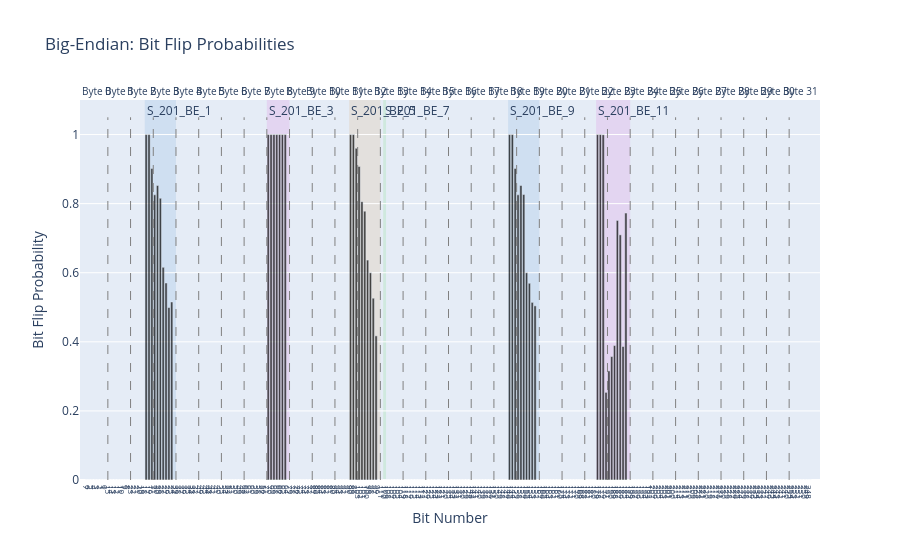
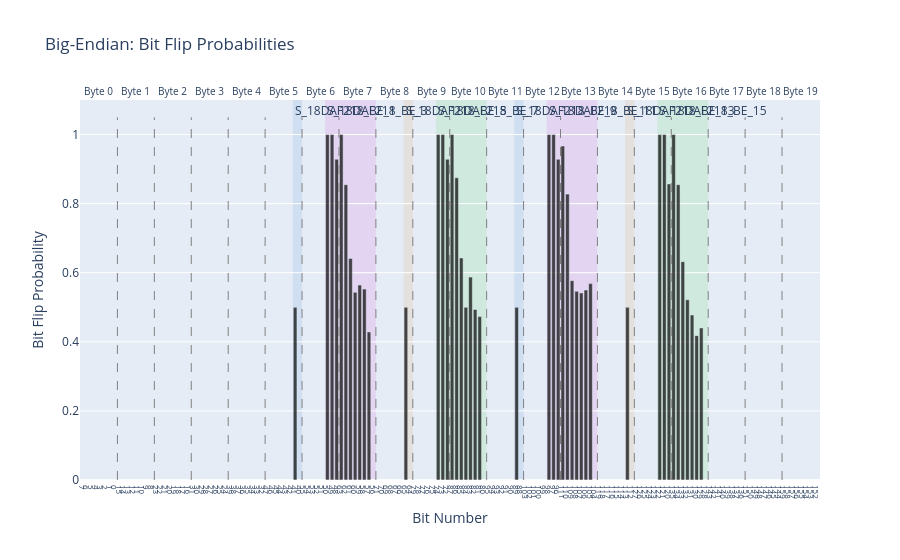

The cell these charts' notebook holds for them, in order:
### Markdown cell above
## Visualization

### Code cell
## Plot message from id, to see what signals have been decoded
decoder.plot_message_from_id('201')

# Have to specify byte filter if needed
decoder.plot_message_from_id('18DAF218',[0,15,98,0x50,0x22])

### Figure 1 — Plotly figure (JSON) as saved in the notebook; plotly's stock layout.template omitted (floating-point values rounded to 4 significant figures; data arrays with more than 128 entries replaced by an {"elided": "..."} marker saying what was removed)
{"data": [{"marker": {"color": "black"}, "name": "Bit Flip Probability", "opacity": 0.7, "type": "bar", "x": {"elided": "256 int values"}, "y": {"elided": "256 float values"}}], "layout": {"annotations": [{"font": {"size": 10}, "showarrow": false, "text": "Byte 0", "x": 3.5, "xanchor": "center", "xref": "x", "y": 1, "yanchor": "bottom", "yref": "y domain"}, {"font": {"size": 10}, "showarrow": false, "text": "Byte 1", "x": 11.5, "xanchor": "center", "xref": "x", "y": 1, "yanchor": "bottom", "yref": "y domain"}, {"font": {"size": 10}, "showarrow": false, "text": "Byte 2", "x": 19.5, "xanchor": "center", "xref": "x", "y": 1, "yanchor": "bottom", "yref": "y domain"}, {"font": {"size": 10}, "showarrow": false, "text": "Byte 3", "x": 27.5, "xanchor": "center", "xref": "x", "y": 1, "yanchor": "bottom", "yref": "y domain"}, {"font": {"size": 10}, "showarrow": false, "text": "Byte 4", "x": 35.5, "xanchor": "center", "xref": "x", "y": 1, "yanchor": "bottom", "yref": "y domain"}, {"font": {"size": 10}, "showarrow": false, "text": "Byte 5", "x": 43.5, "xanchor": "center", "xref": "x", "y": 1, "yanchor": "bottom", "yref": "y domain"}, {"font": {"size": 10}, "showarrow": false, "text": "Byte 6", "x": 51.5, "xanchor": "center", "xref": "x", "y": 1, "yanchor": "bottom", "yref": "y domain"}, {"font": {"size": 10}, "showarrow": false, "text": "Byte 7", "x": 59.5, "xanchor": "center", "xref": "x", "y": 1, "yanchor": "bottom", "yref": "y domain"}, {"font": {"size": 10}, "showarrow": false, "text": "Byte 8", "x": 67.5, "xanchor": "center", "xref": "x", "y": 1, "yanchor": "bottom", "yref": "y domain"}, {"font": {"size": 10}, "showarrow": false, "text": "Byte 9", "x": 75.5, "xanchor": "center", "xref": "x", "y": 1, "yanchor": "bottom", "yref": "y domain"}, {"font": {"size": 10}, "showarrow": false, "text": "Byte 10", "x": 83.5, "xanchor": "center", "xref": "x", "y": 1, "yanchor": "bottom", "yref": "y domain"}, {"font": {"size": 10}, "showarrow": false, "text": "Byte 11", "x": 91.5, "xanchor": "center", "xref": "x", "y": 1, "yanchor": "bottom", "yref": "y domain"}, {"font": {"size": 10}, "showarrow": false, "text": "Byte 12", "x": 99.5, "xanchor": "center", "xref": "x", "y": 1, "yanchor": "bottom", "yref": "y domain"}, {"font": {"size": 10}, "showarrow": false, "text": "Byte 13", "x": 107.5, "xanchor": "center", "xref": "x", "y": 1, "yanchor": "bottom", "yref": "y domain"}, {"font": {"size": 10}, "showarrow": false, "text": "Byte 14", "x": 115.5, "xanchor": "center", "xref": "x", "y": 1, "yanchor": "bottom", "yref": "y domain"}, {"font": {"size": 10}, "showarrow": false, "text": "Byte 15", "x": 123.5, "xanchor": "center", "xref": "x", "y": 1, "yanchor": "bottom", "yref": "y domain"}, {"font": {"size": 10}, "showarrow": false, "text": "Byte 16", "x": 131.5, "xanchor": "center", "xref": "x", "y": 1, "yanchor": "bottom", "yref": "y domain"}, {"font": {"size": 10}, "showarrow": false, "text": "Byte 17", "x": 139.5, "xanchor": "center", "xref": "x", "y": 1, "yanchor": "bottom", "yref": "y domain"}, {"font": {"size": 10}, "showarrow": false, "text": "Byte 18", "x": 147.5, "xanchor": "center", "xref": "x", "y": 1, "yanchor": "bottom", "yref": "y domain"}, {"font": {"size": 10}, "showarrow": false, "text": "Byte 19", "x": 155.5, "xanchor": "center", "xref": "x", "y": 1, "yanchor": "bottom", "yref": "y domain"}, {"font": {"size": 10}, "showarrow": false, "text": "Byte 20", "x": 163.5, "xanchor": "center", "xref": "x", "y": 1, "yanchor": "bottom", "yref": "y domain"}, {"font": {"size": 10}, "showarrow": false, "text": "Byte 21", "x": 171.5, "xanchor": "center", "xref": "x", "y": 1, "yanchor": "bottom", "yref": "y domain"}, {"font": {"size": 10}, "showarrow": false, "text": "Byte 22", "x": 179.5, "xanchor": "center", "xref": "x", "y": 1, "yanchor": "bottom", "yref": "y domain"}, {"font": {"size": 10}, "showarrow": false, "text": "Byte 23", "x": 187.5, "xanchor": "center", "xref": "x", "y": 1, "yanchor": "bottom", "yref": "y domain"}, {"font": {"size": 10}, "showarrow": false, "text": "Byte 24", "x": 195.5, "xanchor": "center", "xref": "x", "y": 1, "yanchor": "bottom", "yref": "y domain"}, {"font": {"size": 10}, "showarrow": false, "text": "Byte 25", "x": 203.5, "xanchor": "center", "xref": "x", "y": 1, "yanchor": "bottom", "yref": "y domain"}, {"font": {"size": 10}, "showarrow": false, "text": "Byte 26", "x": 211.5, "xanchor": "center", "xref": "x", "y": 1, "yanchor": "bottom", "yref": "y domain"}, {"font": {"size": 10}, "showarrow": false, "text": "Byte 27", "x": 219.5, "xanchor": "center", "xref": "x", "y": 1, "yanchor": "bottom", "yref": "y domain"}, {"font": {"size": 10}, "showarrow": false, "text": "Byte 28", "x": 227.5, "xanchor": "center", "xref": "x", "y": 1, "yanchor": "bottom", "yref": "y domain"}, {"font": {"size": 10}, "showarrow": false, "text": "Byte 29", "x": 235.5, "xanchor": "center", "xref": "x", "y": 1, "yanchor": "bottom", "yref": "y domain"}, {"font": {"size": 10}, "showarrow": false, "text": "Byte 30", "x": 243.5, "xanchor": "center", "xref": "x", "y": 1, "yanchor": "bottom", "yref": "y domain"}, {"font": {"size": 10}, "showarrow": false, "text": "Byte 31", "x": 251.5, "xanchor": "center", "xref": "x", "y": 1, "yanchor": "bottom", "yref": "y domain"}, {"showarrow": false, "text": "S_201_BE_1", "x": 20.5, "xanchor": "left", "xref": "x", "y": 1, "yanchor": "top", "yref": "y domain"}, {"showarrow": false, "text": "S_201_BE_3", "x": 63.5, "xanchor": "left", "xref": "x", "y": 1, "yanchor": "top", "yref": "y domain"}, {"showarrow": false, "text": "S_201_BE_5", "x": 92.5, "xanchor": "left", "xref": "x", "y": 1, "yanchor": "top", "yref": "y domain"}, {"showarrow": false, "text": "S_201_BE_7", "x": 104.5, "xanchor": "left", "xref": "x", "y": 1, "yanchor": "top", "yref": "y domain"}, {"showarrow": false, "text": "S_201_BE_9", "x": 148.5, "xanchor": "left", "xref": "x", "y": 1, "yanchor": "top", "yref": "y domain"}, {"showarrow": false, "text": "S_201_BE_11", "x": 179.5, "xanchor": "left", "xref": "x", "y": 1, "yanchor": "top", "yref": "y domain"}], "legend": {"font": {"size": 8}, "orientation": "h", "x": 0.5, "xanchor": "center", "y": -0.2}, "shapes": [{"line": {"color": "gray", "dash": "dash", "width": 1}, "type": "line", "x0": 7.5, "x1": 7.5, "y0": 0, "y1": 1.05}, {"line": {"color": "gray", "dash": "dash", "width": 1}, "type": "line", "x0": 15.5, "x1": 15.5, "y0": 0, "y1": 1.05}, {"line": {"color": "gray", "dash": "dash", "width": 1}, "type": "line", "x0": 23.5, "x1": 23.5, "y0": 0, "y1": 1.05}, {"line": {"color": "gray", "dash": "dash", "width": 1}, "type": "line", "x0": 31.5, "x1": 31.5, "y0": 0, "y1": 1.05}, {"line": {"color": "gray", "dash": "dash", "width": 1}, "type": "line", "x0": 39.5, "x1": 39.5, "y0": 0, "y1": 1.05}, {"line": {"color": "gray", "dash": "dash", "width": 1}, "type": "line", "x0": 47.5, "x1": 47.5, "y0": 0, "y1": 1.05}, {"line": {"color": "gray", "dash": "dash", "width": 1}, "type": "line", "x0": 55.5, "x1": 55.5, "y0": 0, "y1": 1.05}, {"line": {"color": "gray", "dash": "dash", "width": 1}, "type": "line", "x0": 63.5, "x1": 63.5, "y0": 0, "y1": 1.05}, {"line": {"color": "gray", "dash": "dash", "width": 1}, "type": "line", "x0": 71.5, "x1": 71.5, "y0": 0, "y1": 1.05}, {"line": {"color": "gray", "dash": "dash", "width": 1}, "type": "line", "x0": 79.5, "x1": 79.5, "y0": 0, "y1": 1.05}, {"line": {"color": "gray", "dash": "dash", "width": 1}, "type": "line", "x0": 87.5, "x1": 87.5, "y0": 0, "y1": 1.05}, {"line": {"color": "gray", "dash": "dash", "width": 1}, "type": "line", "x0": 95.5, "x1": 95.5, "y0": 0, "y1": 1.05}, {"line": {"color": "gray", "dash": "dash", "width": 1}, "type": "line", "x0": 103.5, "x1": 103.5, "y0": 0, "y1": 1.05}, {"line": {"color": "gray", "dash": "dash", "width": 1}, "type": "line", "x0": 111.5, "x1": 111.5, "y0": 0, "y1": 1.05}, {"line": {"color": "gray", "dash": "dash", "width": 1}, "type": "line", "x0": 119.5, "x1": 119.5, "y0": 0, "y1": 1.05}, {"line": {"color": "gray", "dash": "dash", "width": 1}, "type": "line", "x0": 127.5, "x1": 127.5, "y0": 0, "y1": 1.05}, {"line": {"color": "gray", "dash": "dash", "width": 1}, "type": "line", "x0": 135.5, "x1": 135.5, "y0": 0, "y1": 1.05}, {"line": {"color": "gray", "dash": "dash", "width": 1}, "type": "line", "x0": 143.5, "x1": 143.5, "y0": 0, "y1": 1.05}, {"line": {"color": "gray", "dash": "dash", "width": 1}, "type": "line", "x0": 151.5, "x1": 151.5, "y0": 0, "y1": 1.05}, {"line": {"color": "gray", "dash": "dash", "width": 1}, "type": "line", "x0": 159.5, "x1": 159.5, "y0": 0, "y1": 1.05}, {"line": {"color": "gray", "dash": "dash", "width": 1}, "type": "line", "x0": 167.5, "x1": 167.5, "y0": 0, "y1": 1.05}, {"line": {"color": "gray", "dash": "dash", "width": 1}, "type": "line", "x0": 175.5, "x1": 175.5, "y0": 0, "y1": 1.05}, {"line": {"color": "gray", "dash": "dash", "width": 1}, "type": "line", "x0": 183.5, "x1": 183.5, "y0": 0, "y1": 1.05}, {"line": {"color": "gray", "dash": "dash", "width": 1}, "type": "line", "x0": 191.5, "x1": 191.5, "y0": 0, "y1": 1.05}, {"line": {"color": "gray", "dash": "dash", "width": 1}, "type": "line", "x0": 199.5, "x1": 199.5, "y0": 0, "y1": 1.05}, {"line": {"color": "gray", "dash": "dash", "width": 1}, "type": "line", "x0": 207.5, "x1": 207.5, "y0": 0, "y1": 1.05}, {"line": {"color": "gray", "dash": "dash", "width": 1}, "type": "line", "x0": 215.5, "x1": 215.5, "y0": 0, "y1": 1.05}, {"line": {"color": "gray", "dash": "dash", "width": 1}, "type": "line", "x0": 223.5, "x1": 223.5, "y0": 0, "y1": 1.05}, {"line": {"color": "gray", "dash": "dash", "width": 1}, "type": "line", "x0": 231.5, "x1": 231.5, "y0": 0, "y1": 1.05}, {"line": {"color": "gray", "dash": "dash", "width": 1}, "type": "line", "x0": 239.5, "x1": 239.5, "y0": 0, "y1": 1.05}, {"line": {"color": "gray", "dash": "dash", "width": 1}, "type": "line", "x0": 247.5, "x1": 247.5, "y0": 0, "y1": 1.05}, {"line": {"color": "black", "width": 1}, "opacity": 0, "type": "rect", "x0": -0.5, "x1": 7.5, "xref": "x", "y0": 0, "y1": 1, "yref": "y domain"}, {"line": {"color": "black", "width": 1}, "opacity": 0, "type": "rect", "x0": 7.5, "x1": 15.5, "xref": "x", "y0": 0, "y1": 1, "yref": "y domain"}, {"line": {"color": "black", "width": 1}, "opacity": 0, "type": "rect", "x0": 15.5, "x1": 23.5, "xref": "x", "y0": 0, "y1": 1, "yref": "y domain"}, {"line": {"color": "black", "width": 1}, "opacity": 0, "type": "rect", "x0": 23.5, "x1": 31.5, "xref": "x", "y0": 0, "y1": 1, "yref": "y domain"}, {"line": {"color": "black", "width": 1}, "opacity": 0, "type": "rect", "x0": 31.5, "x1": 39.5, "xref": "x", "y0": 0, "y1": 1, "yref": "y domain"}, {"line": {"color": "black", "width": 1}, "opacity": 0, "type": "rect", "x0": 39.5, "x1": 47.5, "xref": "x", "y0": 0, "y1": 1, "yref": "y domain"}, {"line": {"color": "black", "width": 1}, "opacity": 0, "type": "rect", "x0": 47.5, "x1": 55.5, "xref": "x", "y0": 0, "y1": 1, "yref": "y domain"}, {"line": {"color": "black", "width": 1}, "opacity": 0, "type": "rect", "x0": 55.5, "x1": 63.5, "xref": "x", "y0": 0, "y1": 1, "yref": "y domain"}, {"line": {"color": "black", "width": 1}, "opacity": 0, "type": "rect", "x0": 63.5, "x1": 71.5, "xref": "x", "y0": 0, "y1": 1, "yref": "y domain"}, {"line": {"color": "black", "width": 1}, "opacity": 0, "type": "rect", "x0": 71.5, "x1": 79.5, "xref": "x", "y0": 0, "y1": 1, "yref": "y domain"}, {"line": {"color": "black", "width": 1}, "opacity": 0, "type": "rect", "x0": 79.5, "x1": 87.5, "xref": "x", "y0": 0, "y1": 1, "yref": "y domain"}, {"line": {"color": "black", "width": 1}, "opacity": 0, "type": "rect", "x0": 87.5, "x1": 95.5, "xref": "x", "y0": 0, "y1": 1, "yref": "y domain"}, {"line": {"color": "black", "width": 1}, "opacity": 0, "type": "rect", "x0": 95.5, "x1": 103.5, "xref": "x", "y0": 0, "y1": 1, "yref": "y domain"}, {"line": {"color": "black", "width": 1}, "opacity": 0, "type": "rect", "x0": 103.5, "x1": 111.5, "xref": "x", "y0": 0, "y1": 1, "yref": "y domain"}, {"line": {"color": "black", "width": 1}, "opacity": 0, "type": "rect", "x0": 111.5, "x1": 119.5, "xref": "x", "y0": 0, "y1": 1, "yref": "y domain"}, {"line": {"color": "black", "width": 1}, "opacity": 0, "type": "rect", "x0": 119.5, "x1": 127.5, "xref": "x", "y0": 0, "y1": 1, "yref": "y domain"}, {"line": {"color": "black", "width": 1}, "opacity": 0, "type": "rect", "x0": 127.5, "x1": 135.5, "xref": "x", "y0": 0, "y1": 1, "yref": "y domain"}, {"line": {"color": "black", "width": 1}, "opacity": 0, "type": "rect", "x0": 135.5, "x1": 143.5, "xref": "x", "y0": 0, "y1": 1, "yref": "y domain"}, {"line": {"color": "black", "width": 1}, "opacity": 0, "type": "rect", "x0": 143.5, "x1": 151.5, "xref": "x", "y0": 0, "y1": 1, "yref": "y domain"}, {"line": {"color": "black", "width": 1}, "opacity": 0, "type": "rect", "x0": 151.5, "x1": 159.5, "xref": "x", "y0": 0, "y1": 1, "yref": "y domain"}, {"line": {"color": "black", "width": 1}, "opacity": 0, "type": "rect", "x0": 159.5, "x1": 167.5, "xref": "x", "y0": 0, "y1": 1, "yref": "y domain"}, {"line": {"color": "black", "width": 1}, "opacity": 0, "type": "rect", "x0": 167.5, "x1": 175.5, "xref": "x", "y0": 0, "y1": 1, "yref": "y domain"}, {"line": {"color": "black", "width": 1}, "opacity": 0, "type": "rect", "x0": 175.5, "x1": 183.5, "xref": "x", "y0": 0, "y1": 1, "yref": "y domain"}, {"line": {"color": "black", "width": 1}, "opacity": 0, "type": "rect", "x0": 183.5, "x1": 191.5, "xref": "x", "y0": 0, "y1": 1, "yref": "y domain"}, {"line": {"color": "black", "width": 1}, "opacity": 0, "type": "rect", "x0": 191.5, "x1": 199.5, "xref": "x", "y0": 0, "y1": 1, "yref": "y domain"}, {"line": {"color": "black", "width": 1}, "opacity": 0, "type": "rect", "x0": 199.5, "x1": 207.5, "xref": "x", "y0": 0, "y1": 1, "yref": "y domain"}, {"line": {"color": "black", "width": 1}, "opacity": 0, "type": "rect", "x0": 207.5, "x1": 215.5, "xref": "x", "y0": 0, "y1": 1, "yref": "y domain"}, {"line": {"color": "black", "width": 1}, "opacity": 0, "type": "rect", "x0": 215.5, "x1": 223.5, "xref": "x", "y0": 0, "y1": 1, "yref": "y domain"}, {"line": {"color": "black", "width": 1}, "opacity": 0, "type": "rect", "x0": 223.5, "x1": 231.5, "xref": "x", "y0": 0, "y1": 1, "yref": "y domain"}, {"line": {"color": "black", "width": 1}, "opacity": 0, "type": "rect", "x0": 231.5, "x1": 239.5, "xref": "x", "y0": 0, "y1": 1, "yref": "y domain"}, {"line": {"color": "black", "width": 1}, "opacity": 0, "type": "rect", "x0": 239.5, "x1": 247.5, "xref": "x", "y0": 0, "y1": 1, "yref": "y domain"}, {"line": {"color": "black", "width": 1}, "opacity": 0, "type": "rect", "x0": 247.5, "x1": 255.5, "xref": "x", "y0": 0, "y1": 1, "yref": "y domain"}, {"fillcolor": "#79A8DD", "layer": "below", "line": {"width": 0}, "opacity": 0.2, "type": "rect", "x0": 20.5, "x1": 31.5, "xref": "x", "y0": 0, "y1": 1, "yref": "y domain"}, {"fillcolor": "#DD79DA", "layer": "below", "line": {"width": 0}, "opacity": 0.2, "type": "rect", "x0": 63.5, "x1": 71.5, "xref": "x", "y0": 0, "y1": 1, "yref": "y domain"}, {"fillcolor": "#DDAE79", "layer": "below", "line": {"width": 0}, "opacity": 0.2, "type": "rect", "x0": 92.5, "x1": 103.5, "xref": "x", "y0": 0, "y1": 1, "yref": "y domain"}, {"fillcolor": "#79DD7C", "layer": "below", "line": {"width": 0}, "opacity": 0.2, "type": "rect", "x0": 104.5, "x1": 105.5, "xref": "x", "y0": 0, "y1": 1, "yref": "y domain"}, {"fillcolor": "#79A8DD", "layer": "below", "line": {"width": 0}, "opacity": 0.2, "type": "rect", "x0": 148.5, "x1": 159.5, "xref": "x", "y0": 0, "y1": 1, "yref": "y domain"}, {"fillcolor": "#DD79DA", "layer": "below", "line": {"width": 0}, "opacity": 0.2, "type": "rect", "x0": 179.5, "x1": 191.5, "xref": "x", "y0": 0, "y1": 1, "yref": "y domain"}], "title": {"text": "Big-Endian: Bit Flip Probabilities"}, "xaxis": {"tickfont": {"size": 8}, "tickmode": "array", "ticktext": {"elided": "256 int values"}, "tickvals": {"elided": "256 int values"}, "title": {"text": "Bit Number"}}, "yaxis": {"range": [0, 1.1], "title": {"text": "Bit Flip Probability"}}}}

### Figure 2 — Plotly figure (JSON) as saved in the notebook; plotly's stock layout.template omitted (floating-point values rounded to 4 significant figures; data arrays with more than 128 entries replaced by an {"elided": "..."} marker saying what was removed)
{"data": [{"marker": {"color": "black"}, "name": "Bit Flip Probability", "opacity": 0.7, "type": "bar", "x": {"elided": "160 int values"}, "y": {"elided": "160 float values"}}], "layout": {"annotations": [{"font": {"size": 10}, "showarrow": false, "text": "Byte 0", "x": 3.5, "xanchor": "center", "xref": "x", "y": 1, "yanchor": "bottom", "yref": "y domain"}, {"font": {"size": 10}, "showarrow": false, "text": "Byte 1", "x": 11.5, "xanchor": "center", "xref": "x", "y": 1, "yanchor": "bottom", "yref": "y domain"}, {"font": {"size": 10}, "showarrow": false, "text": "Byte 2", "x": 19.5, "xanchor": "center", "xref": "x", "y": 1, "yanchor": "bottom", "yref": "y domain"}, {"font": {"size": 10}, "showarrow": false, "text": "Byte 3", "x": 27.5, "xanchor": "center", "xref": "x", "y": 1, "yanchor": "bottom", "yref": "y domain"}, {"font": {"size": 10}, "showarrow": false, "text": "Byte 4", "x": 35.5, "xanchor": "center", "xref": "x", "y": 1, "yanchor": "bottom", "yref": "y domain"}, {"font": {"size": 10}, "showarrow": false, "text": "Byte 5", "x": 43.5, "xanchor": "center", "xref": "x", "y": 1, "yanchor": "bottom", "yref": "y domain"}, {"font": {"size": 10}, "showarrow": false, "text": "Byte 6", "x": 51.5, "xanchor": "center", "xref": "x", "y": 1, "yanchor": "bottom", "yref": "y domain"}, {"font": {"size": 10}, "showarrow": false, "text": "Byte 7", "x": 59.5, "xanchor": "center", "xref": "x", "y": 1, "yanchor": "bottom", "yref": "y domain"}, {"font": {"size": 10}, "showarrow": false, "text": "Byte 8", "x": 67.5, "xanchor": "center", "xref": "x", "y": 1, "yanchor": "bottom", "yref": "y domain"}, {"font": {"size": 10}, "showarrow": false, "text": "Byte 9", "x": 75.5, "xanchor": "center", "xref": "x", "y": 1, "yanchor": "bottom", "yref": "y domain"}, {"font": {"size": 10}, "showarrow": false, "text": "Byte 10", "x": 83.5, "xanchor": "center", "xref": "x", "y": 1, "yanchor": "bottom", "yref": "y domain"}, {"font": {"size": 10}, "showarrow": false, "text": "Byte 11", "x": 91.5, "xanchor": "center", "xref": "x", "y": 1, "yanchor": "bottom", "yref": "y domain"}, {"font": {"size": 10}, "showarrow": false, "text": "Byte 12", "x": 99.5, "xanchor": "center", "xref": "x", "y": 1, "yanchor": "bottom", "yref": "y domain"}, {"font": {"size": 10}, "showarrow": false, "text": "Byte 13", "x": 107.5, "xanchor": "center", "xref": "x", "y": 1, "yanchor": "bottom", "yref": "y domain"}, {"font": {"size": 10}, "showarrow": false, "text": "Byte 14", "x": 115.5, "xanchor": "center", "xref": "x", "y": 1, "yanchor": "bottom", "yref": "y domain"}, {"font": {"size": 10}, "showarrow": false, "text": "Byte 15", "x": 123.5, "xanchor": "center", "xref": "x", "y": 1, "yanchor": "bottom", "yref": "y domain"}, {"font": {"size": 10}, "showarrow": false, "text": "Byte 16", "x": 131.5, "xanchor": "center", "xref": "x", "y": 1, "yanchor": "bottom", "yref": "y domain"}, {"font": {"size": 10}, "showarrow": false, "text": "Byte 17", "x": 139.5, "xanchor": "center", "xref": "x", "y": 1, "yanchor": "bottom", "yref": "y domain"}, {"font": {"size": 10}, "showarrow": false, "text": "Byte 18", "x": 147.5, "xanchor": "center", "xref": "x", "y": 1, "yanchor": "bottom", "yref": "y domain"}, {"font": {"size": 10}, "showarrow": false, "text": "Byte 19", "x": 155.5, "xanchor": "center", "xref": "x", "y": 1, "yanchor": "bottom", "yref": "y domain"}, {"showarrow": false, "text": "S_18DAF218_BE_1", "x": 45.5, "xanchor": "left", "xref": "x", "y": 1, "yanchor": "top", "yref": "y domain"}, {"showarrow": false, "text": "S_18DAF218_BE_3", "x": 52.5, "xanchor": "left", "xref": "x", "y": 1, "yanchor": "top", "yref": "y domain"}, {"showarrow": false, "text": "S_18DAF218_BE_5", "x": 69.5, "xanchor": "left", "xref": "x", "y": 1, "yanchor": "top", "yref": "y domain"}, {"showarrow": false, "text": "S_18DAF218_BE_7", "x": 76.5, "xanchor": "left", "xref": "x", "y": 1, "yanchor": "top", "yref": "y domain"}, {"showarrow": false, "text": "S_18DAF218_BE_9", "x": 93.5, "xanchor": "left", "xref": "x", "y": 1, "yanchor": "top", "yref": "y domain"}, {"showarrow": false, "text": "S_18DAF218_BE_11", "x": 100.5, "xanchor": "left", "xref": "x", "y": 1, "yanchor": "top", "yref": "y domain"}, {"showarrow": false, "text": "S_18DAF218_BE_13", "x": 117.5, "xanchor": "left", "xref": "x", "y": 1, "yanchor": "top", "yref": "y domain"}, {"showarrow": false, "text": "S_18DAF218_BE_15", "x": 124.5, "xanchor": "left", "xref": "x", "y": 1, "yanchor": "top", "yref": "y domain"}], "legend": {"font": {"size": 8}, "orientation": "h", "x": 0.5, "xanchor": "center", "y": -0.2}, "shapes": [{"line": {"color": "gray", "dash": "dash", "width": 1}, "type": "line", "x0": 7.5, "x1": 7.5, "y0": 0, "y1": 1.05}, {"line": {"color": "gray", "dash": "dash", "width": 1}, "type": "line", "x0": 15.5, "x1": 15.5, "y0": 0, "y1": 1.05}, {"line": {"color": "gray", "dash": "dash", "width": 1}, "type": "line", "x0": 23.5, "x1": 23.5, "y0": 0, "y1": 1.05}, {"line": {"color": "gray", "dash": "dash", "width": 1}, "type": "line", "x0": 31.5, "x1": 31.5, "y0": 0, "y1": 1.05}, {"line": {"color": "gray", "dash": "dash", "width": 1}, "type": "line", "x0": 39.5, "x1": 39.5, "y0": 0, "y1": 1.05}, {"line": {"color": "gray", "dash": "dash", "width": 1}, "type": "line", "x0": 47.5, "x1": 47.5, "y0": 0, "y1": 1.05}, {"line": {"color": "gray", "dash": "dash", "width": 1}, "type": "line", "x0": 55.5, "x1": 55.5, "y0": 0, "y1": 1.05}, {"line": {"color": "gray", "dash": "dash", "width": 1}, "type": "line", "x0": 63.5, "x1": 63.5, "y0": 0, "y1": 1.05}, {"line": {"color": "gray", "dash": "dash", "width": 1}, "type": "line", "x0": 71.5, "x1": 71.5, "y0": 0, "y1": 1.05}, {"line": {"color": "gray", "dash": "dash", "width": 1}, "type": "line", "x0": 79.5, "x1": 79.5, "y0": 0, "y1": 1.05}, {"line": {"color": "gray", "dash": "dash", "width": 1}, "type": "line", "x0": 87.5, "x1": 87.5, "y0": 0, "y1": 1.05}, {"line": {"color": "gray", "dash": "dash", "width": 1}, "type": "line", "x0": 95.5, "x1": 95.5, "y0": 0, "y1": 1.05}, {"line": {"color": "gray", "dash": "dash", "width": 1}, "type": "line", "x0": 103.5, "x1": 103.5, "y0": 0, "y1": 1.05}, {"line": {"color": "gray", "dash": "dash", "width": 1}, "type": "line", "x0": 111.5, "x1": 111.5, "y0": 0, "y1": 1.05}, {"line": {"color": "gray", "dash": "dash", "width": 1}, "type": "line", "x0": 119.5, "x1": 119.5, "y0": 0, "y1": 1.05}, {"line": {"color": "gray", "dash": "dash", "width": 1}, "type": "line", "x0": 127.5, "x1": 127.5, "y0": 0, "y1": 1.05}, {"line": {"color": "gray", "dash": "dash", "width": 1}, "type": "line", "x0": 135.5, "x1": 135.5, "y0": 0, "y1": 1.05}, {"line": {"color": "gray", "dash": "dash", "width": 1}, "type": "line", "x0": 143.5, "x1": 143.5, "y0": 0, "y1": 1.05}, {"line": {"color": "gray", "dash": "dash", "width": 1}, "type": "line", "x0": 151.5, "x1": 151.5, "y0": 0, "y1": 1.05}, {"line": {"color": "black", "width": 1}, "opacity": 0, "type": "rect", "x0": -0.5, "x1": 7.5, "xref": "x", "y0": 0, "y1": 1, "yref": "y domain"}, {"line": {"color": "black", "width": 1}, "opacity": 0, "type": "rect", "x0": 7.5, "x1": 15.5, "xref": "x", "y0": 0, "y1": 1, "yref": "y domain"}, {"line": {"color": "black", "width": 1}, "opacity": 0, "type": "rect", "x0": 15.5, "x1": 23.5, "xref": "x", "y0": 0, "y1": 1, "yref": "y domain"}, {"line": {"color": "black", "width": 1}, "opacity": 0, "type": "rect", "x0": 23.5, "x1": 31.5, "xref": "x", "y0": 0, "y1": 1, "yref": "y domain"}, {"line": {"color": "black", "width": 1}, "opacity": 0, "type": "rect", "x0": 31.5, "x1": 39.5, "xref": "x", "y0": 0, "y1": 1, "yref": "y domain"}, {"line": {"color": "black", "width": 1}, "opacity": 0, "type": "rect", "x0": 39.5, "x1": 47.5, "xref": "x", "y0": 0, "y1": 1, "yref": "y domain"}, {"line": {"color": "black", "width": 1}, "opacity": 0, "type": "rect", "x0": 47.5, "x1": 55.5, "xref": "x", "y0": 0, "y1": 1, "yref": "y domain"}, {"line": {"color": "black", "width": 1}, "opacity": 0, "type": "rect", "x0": 55.5, "x1": 63.5, "xref": "x", "y0": 0, "y1": 1, "yref": "y domain"}, {"line": {"color": "black", "width": 1}, "opacity": 0, "type": "rect", "x0": 63.5, "x1": 71.5, "xref": "x", "y0": 0, "y1": 1, "yref": "y domain"}, {"line": {"color": "black", "width": 1}, "opacity": 0, "type": "rect", "x0": 71.5, "x1": 79.5, "xref": "x", "y0": 0, "y1": 1, "yref": "y domain"}, {"line": {"color": "black", "width": 1}, "opacity": 0, "type": "rect", "x0": 79.5, "x1": 87.5, "xref": "x", "y0": 0, "y1": 1, "yref": "y domain"}, {"line": {"color": "black", "width": 1}, "opacity": 0, "type": "rect", "x0": 87.5, "x1": 95.5, "xref": "x", "y0": 0, "y1": 1, "yref": "y domain"}, {"line": {"color": "black", "width": 1}, "opacity": 0, "type": "rect", "x0": 95.5, "x1": 103.5, "xref": "x", "y0": 0, "y1": 1, "yref": "y domain"}, {"line": {"color": "black", "width": 1}, "opacity": 0, "type": "rect", "x0": 103.5, "x1": 111.5, "xref": "x", "y0": 0, "y1": 1, "yref": "y domain"}, {"line": {"color": "black", "width": 1}, "opacity": 0, "type": "rect", "x0": 111.5, "x1": 119.5, "xref": "x", "y0": 0, "y1": 1, "yref": "y domain"}, {"line": {"color": "black", "width": 1}, "opacity": 0, "type": "rect", "x0": 119.5, "x1": 127.5, "xref": "x", "y0": 0, "y1": 1, "yref": "y domain"}, {"line": {"color": "black", "width": 1}, "opacity": 0, "type": "rect", "x0": 127.5, "x1": 135.5, "xref": "x", "y0": 0, "y1": 1, "yref": "y domain"}, {"line": {"color": "black", "width": 1}, "opacity": 0, "type": "rect", "x0": 135.5, "x1": 143.5, "xref": "x", "y0": 0, "y1": 1, "yref": "y domain"}, {"line": {"color": "black", "width": 1}, "opacity": 0, "type": "rect", "x0": 143.5, "x1": 151.5, "xref": "x", "y0": 0, "y1": 1, "yref": "y domain"}, {"line": {"color": "black", "width": 1}, "opacity": 0, "type": "rect", "x0": 151.5, "x1": 159.5, "xref": "x", "y0": 0, "y1": 1, "yref": "y domain"}, {"fillcolor": "#79A8DD", "layer": "below", "line": {"width": 0}, "opacity": 0.2, "type": "rect", "x0": 45.5, "x1": 47.5, "xref": "x", "y0": 0, "y1": 1, "yref": "y domain"}, {"fillcolor": "#DD79DA", "layer": "below", "line": {"width": 0}, "opacity": 0.2, "type": "rect", "x0": 52.5, "x1": 63.5, "xref": "x", "y0": 0, "y1": 1, "yref": "y domain"}, {"fillcolor": "#DDAE79", "layer": "below", "line": {"width": 0}, "opacity": 0.2, "type": "rect", "x0": 69.5, "x1": 71.5, "xref": "x", "y0": 0, "y1": 1, "yref": "y domain"}, {"fillcolor": "#79DD7C", "layer": "below", "line": {"width": 0}, "opacity": 0.2, "type": "rect", "x0": 76.5, "x1": 87.5, "xref": "x", "y0": 0, "y1": 1, "yref": "y domain"}, {"fillcolor": "#79A8DD", "layer": "below", "line": {"width": 0}, "opacity": 0.2, "type": "rect", "x0": 93.5, "x1": 95.5, "xref": "x", "y0": 0, "y1": 1, "yref": "y domain"}, {"fillcolor": "#DD79DA", "layer": "below", "line": {"width": 0}, "opacity": 0.2, "type": "rect", "x0": 100.5, "x1": 111.5, "xref": "x", "y0": 0, "y1": 1, "yref": "y domain"}, {"fillcolor": "#DDAE79", "layer": "below", "line": {"width": 0}, "opacity": 0.2, "type": "rect", "x0": 117.5, "x1": 119.5, "xref": "x", "y0": 0, "y1": 1, "yref": "y domain"}, {"fillcolor": "#79DD7C", "layer": "below", "line": {"width": 0}, "opacity": 0.2, "type": "rect", "x0": 124.5, "x1": 135.5, "xref": "x", "y0": 0, "y1": 1, "yref": "y domain"}], "title": {"text": "Big-Endian: Bit Flip Probabilities"}, "xaxis": {"tickfont": {"size": 8}, "tickmode": "array", "ticktext": {"elided": "160 int values"}, "tickvals": {"elided": "160 int values"}, "title": {"text": "Bit Number"}}, "yaxis": {"range": [0, 1.1], "title": {"text": "Bit Flip Probability"}}}}
